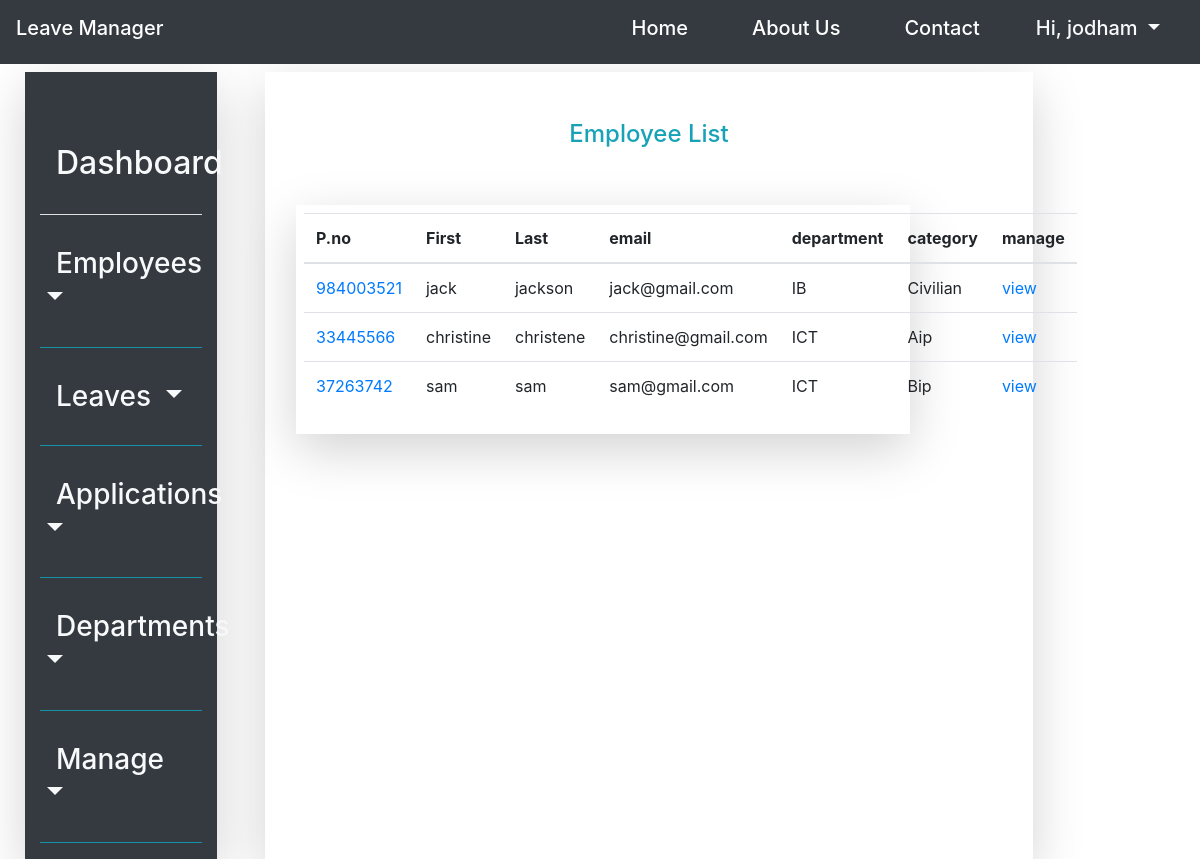
Screenshot of /employee/list (signed in) with the database file from the repository.
### leave_management_app/models.py (models this page shows, shortened)
class Employee(models.Model):
    emp_personal_no = models.CharField(max_length=20, primary_key=True)
    employee_firstname = models.CharField(max_length=20)
    employee_lastname = models.CharField(max_length=20)
    employee_email = models.EmailField()
    employee_department_id = models.ForeignKey(Department, on_delete=models.CASCADE, null=True)
    employee_designation = models.CharField(max_length=20)
    employee_gender = models.CharField(choices=gender, max_length=6)
    employee_category = models.CharField(choices=employee_category_list, max_length=10)
    date_created = models.DateTimeField(default=timezone.now)
    date_employed = models.DateField()
    is_active = models.BooleanField(default=True)

class Department(models.Model):
    department_name = models.CharField(max_length=100)
    branch_id = models.ForeignKey(Organisation_branch, on_delete=models.CASCADE)
    def __str__(self):
        return self.department_name

### leave_management_app/views.py (the view)
# urls.py: path('employee/list', EmployeeListView.as_view(), name='employee_list'),
class EmployeeListView(ListView):
    model = Employee
    context_object_name = 'employees'
    ordering = '-date_created'
    template_name = 'employee_list.html'
    paginate_by = 10

### leave_management_app/templates/leave_management_app/employee_list.html (shortened to what this page needs)
{%extends 'leave_management_app/base.html'%}
    {%block content%}
<div class="row p-4" style="height: 95vh; width: 100%; background-color: white; background-attachment: fixed;">
        {%block navbar%}
            {%include 'navigation/sidenav.html'%}
        {%endblock navbar%}
    <div class="col-lg-8 mt-3 ml-5 shadow-lg">
        <div class="py-5 text-center"><label class="text-info h4">Employee List</label></div>
            <div class="row ml-3">
        <div class="col-md-10 p-2 shadow-lg">
            <table class="table">
              <thead>
                <tr>
                  <th scope="col">P.no</th>
                  <th scope="col">First</th>
                  <th scope="col">Last</th>
                  <th scope="col">email</th>
                  <th scope="col">department</th>
                   <th scope="col">category</th>
                    <th scope="col">manage</th>
                </tr>
              </thead>
              <tbody>
              {%for employee in employees %}
                <tr>
                  <td><a href="#">{{employee.emp_personal_no}}</a></td>
                  <td>{{employee.employee_firstname}}</td>
                  <td>{{employee.employee_lastname}}</td>
                  <td>{{employee.employee_email}}</td>
                  <td>{{employee.employee_department_id}}</td>
                  <td>{{employee.employee_category }}</td>
                  <td><a class="" href="{%url 'employee_detail' employee.emp_personal_no%}">view</a></td>
                </tr>
                {% endfor %}
              </tbody>
            </table>
        </div>
    </div>
    </div>
</div>
    {%endblock content%}

### leave_management_app/templates/navigation/horizontal_navbar.html (shortened to what this page needs)
<nav class="navbar navbar-expand-lg navbar-light bg-dark fixed-top">
  <a class="navbar-brand h2 text-white" href="{%url 'home'%}">Leave Manager</a>
  <div class="collapse navbar-collapse" id="navbarNavAltMarkup">
    <div class="navbar-nav ml-auto">
      <a class="nav-item nav-link h5 text-white mx-4" href="{%url 'home'%}">Home <span class="sr-only">(current)</span></a>
      <a class="nav-item nav-link h5 text-white mx-4" href="#">About Us</a>
      <a class="nav-item nav-link h5 text-white mx-4" href="#">Contact</a>
      {%if user.is_authenticated%}
      <div class="dropdown show mx-4 my-2">
          <a class="text-light h5 dropdown-toggle" href="#" role="button" id="dropdownLink" data-toggle="dropdown" aria-haspopup="true" aria-expanded="false">
            Hi, {{user.username}}
          </a>
      </div>
      {%else%}
        <a class="nav-item nav-link h5 text-white mx-4" href="{%url 'login'%}">Login</a>
      {%endif%}
    </div>
  </div>
</nav>

### rows the page displays
Employee: emp_personal_no "984003521", employee_firstname "jack", employee_lastname "jackson", employee_email "jack@gmail.com", employee_department_id "IB", employee_category "Civilian"
Employee: emp_personal_no "33445566", employee_firstname "christine", employee_lastname "christene", employee_email "christine@gmail.com", employee_department_id "ICT", employee_category "Aip"
Employee: emp_personal_no "37263742", employee_firstname "sam", employee_lastname "sam", employee_email "sam@gmail.com", employee_department_id "ICT", employee_category "Bip"

### other values shown
{{ user.username }} "jodham"
